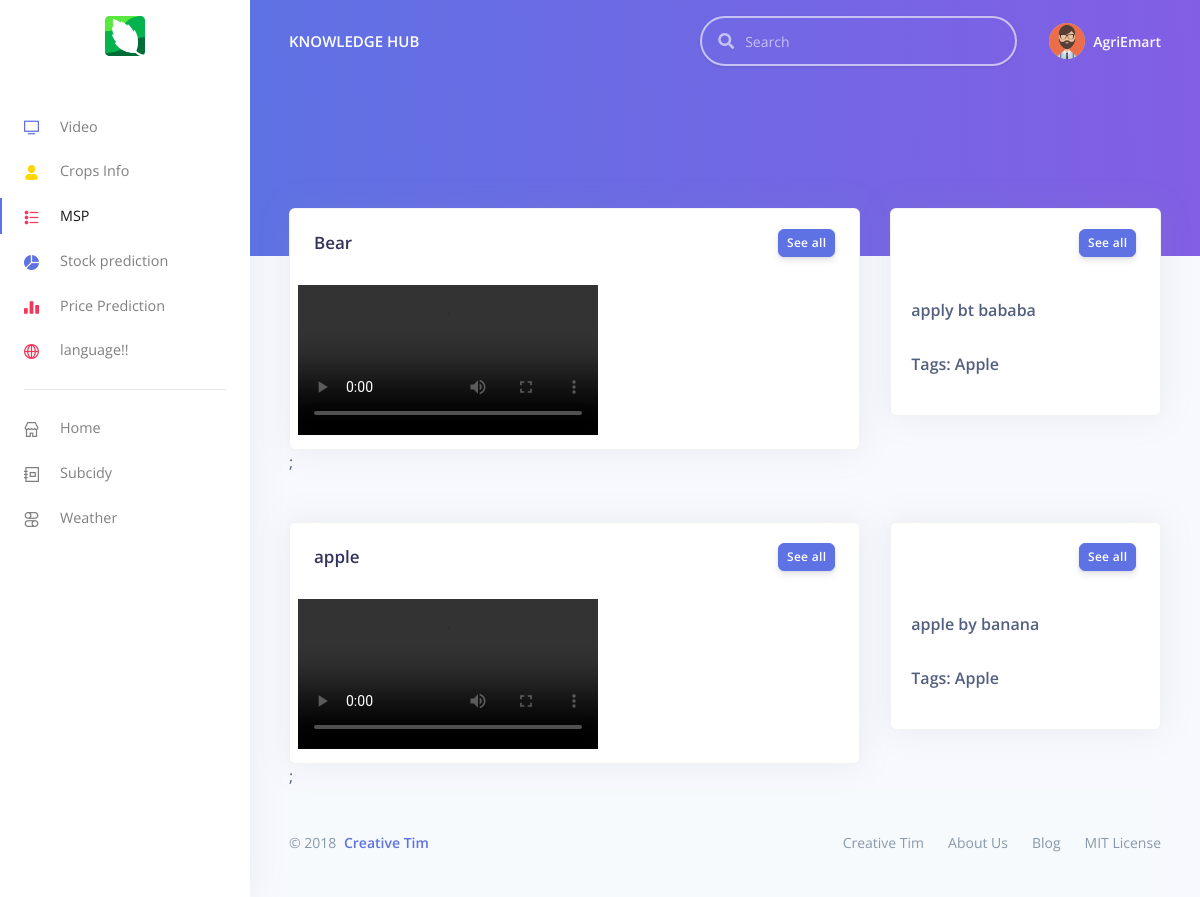
The app's page /dashboard/video.php with its own data.
### tables this page shows
CREATE TABLE `knowledge` (
  `cid` int(30) NOT NULL,
  `ctitle` varchar(200) NOT NULL,
  `ctype` varchar(20) NOT NULL,
  `info` varchar(300) NOT NULL,
  `src` varchar(30) NOT NULL
);

### dashboard/video.php (the view, shortened to what this page needs)
<!DOCTYPE html>
<html lang="en">
<head>
  <link href="assets/js/plugins/nucleo/css/nucleo.css" rel="stylesheet" />
  <link href="assets/js/plugins/@fortawesome/fontawesome-free/css/all.min.css" rel="stylesheet" />
  <link href="assets/css/argon-dashboard.css" rel="stylesheet" />
      <link rel="stylesheet" href="https://cdnjs.cloudflare.com/ajax/libs/normalize/5.0.0/normalize.min.css">
<link rel='stylesheet' href='https://unpkg.com/plyr@3/dist/plyr.css'>
</head>
<body class="">
<?php
require('k.php');
?>
  <div class="main-content">
    <div class="header bg-gradient-primary pb-8 pt-5 pt-md-8">
    </div>
    <div class="container-fluid mt--7">
          <?php    $result = mysqli_query($con, "SELECT * FROM knowledge");
  while($res = mysqli_fetch_array($result))
  {
  $cid=$res['cid'];
  $title=$res['ctitle'];
  $ctype=$res['ctype'];
  $info=$res['info'];
  $date=$res['date'];
echo '<div class="row mt-5">
        <div class="col-xl-8 mb-5 mb-xl-0  ">
          <div class="card shadow">
            <div class="card-header border-0">
              <div class="row align-items-center">
                <div class="col">
                  <h3 class="mb-0">'.$title.'</h3>
                </div>
                <div class="col text-right">
                  <a href="#!" class="btn btn-sm btn-primary">See all</a>
                </div>
              </div>
            </div>
            <div class="table-responsive">
                <div class="card-body" style="padding: 0.5rem;">
              <div id="'.$cid.'" ><video   playsinline controls>
    <source src="../assets/video/video.mp4" type="video/mp4" /></video></div>
            </div>
            </div>
          </div>
        </div>
        <div class="col-xl-4">
          <div class="card shadow">
            <div class="card-header border-0">
              <div class="row align-items-center">
                <div class="col">
                  <h3 class="mb-0">'.$date.'</h3>
                </div>
                <div class="col text-right">
                  <a href="#!" class="btn btn-sm btn-primary">See all</a>
                </div>
              </div>
            </div>
            <div class="table-responsive">
              <p style="padding:20px;font-weight: 600;">'.$info.'<br></br>
                      Tags: '.$ctype.'
                    </p>
            </div>
          </div>
        </div>
      </div>';
      echo'  <script>
const player = new Plyr("video");
// Expose player so it can be used from the console
window.player = player</script>;';
}?>
      <footer class="footer">
        <div class="row align-items-center justify-content-xl-between">
          <div class="col-xl-6">
            <div class="copyright text-center text-xl-left text-muted">
              &copy; 2018 <a href="https://www.creative-tim.com" class="font-weight-bold ml-1" target="_blank">Creative Tim</a>
            </div>
          </div>
          <div class="col-xl-6">
            <ul class="nav nav-footer justify-content-center justify-content-xl-end">
              <li class="nav-item">
                <a href="https://www.creative-tim.com" class="nav-link" target="_blank">Creative Tim</a>
              </li>
              <li class="nav-item">
                <a href="https://www.creative-tim.com/presentation" class="nav-link" target="_blank">About Us</a>
              </li>
              <li class="nav-item">
                <a href="http://blog.creative-tim.com" class="nav-link" target="_blank">Blog</a>
              </li>
              <li class="nav-item">
                <a href="https://github.com/creativetimofficial/argon-dashboard/blob/master/LICENSE.md" class="nav-link" target="_blank">MIT License</a>
              </li>
            </ul>
          </div>
        </div>
      </footer>
    </div>
  </div>
</body>
</html>

### records on screen
knowledge: ctitle "Bear", info "apply bt bababa", ctype "Apple"
knowledge: ctitle "apple", info "apple by banana", ctype "Apple"
